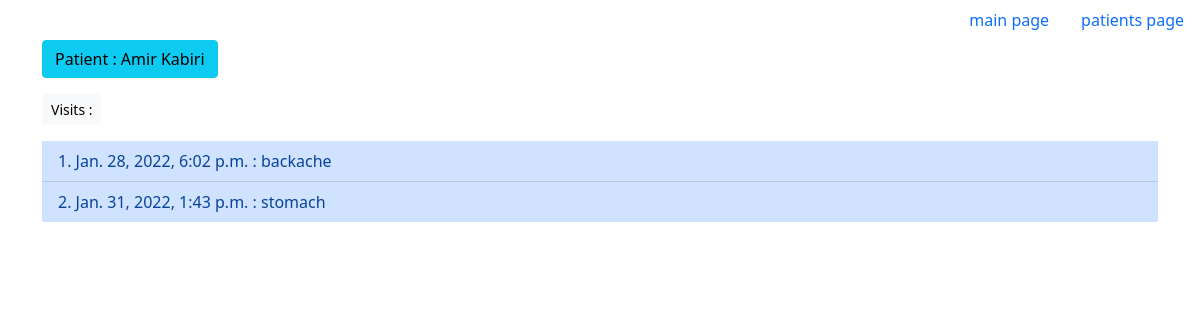
Page /patients/2/ on the committed database.
### patients/models.py (models this page shows, shortened)
class Patient(models.Model):
    first_name = models.CharField(max_length=250)
    last_name = models.CharField(max_length=250)
    create_date_time = models.DateTimeField(auto_now_add=True)

class Visit(models.Model):
    patient = models.ForeignKey(Patient, on_delete=models.CASCADE)
    problem = models.CharField(max_length=1000)
    entry_date = models.DateTimeField(auto_now_add=True)

### patients/views.py (the view)
# urls.py: path('patients/<int:patient_id>/', views.patient)
def patient(request, patient_id):
    patient = Patient.objects.get(id=patient_id)
    visits = Visit.objects.filter(patient=patient_id)
    context = {'patient': patient, 'visits': visits}
    return render(request, 'patient.html', context)

### templates/patient.html (shortened to what this page needs)
{% extends 'base.html' %}
    {% block content%}
        <p type="button" class="btn btn-info"> Patient : {{ patient.first_name }} {{ patient.last_name }}</p>
        <br>
        <p type="button" class="btn btn-light btn-sm"> Visits :</p>
            <ul class="list-group list-group-flush list-group-numbered">
                {% for visit in visits %}
                    <li class="list-group-item list-group-item-primary"> {{ visit.entry_date }}  :  {{ visit.problem }}</li>
                {% empty %}
                    <p class="list-group-item list-group-item-danger"> there is no visit for this patient</p>
                {% endfor %}
            </ul>
    {% endblock content %}

### rows in the picture
Patient: first_name "Amir", last_name "Kabiri"
Visit: entry_date "Jan. 28, 2022, 6:02 p.m.", problem "backache"
Visit: entry_date "Jan. 31, 2022, 1:43 p.m.", problem "stomach"
